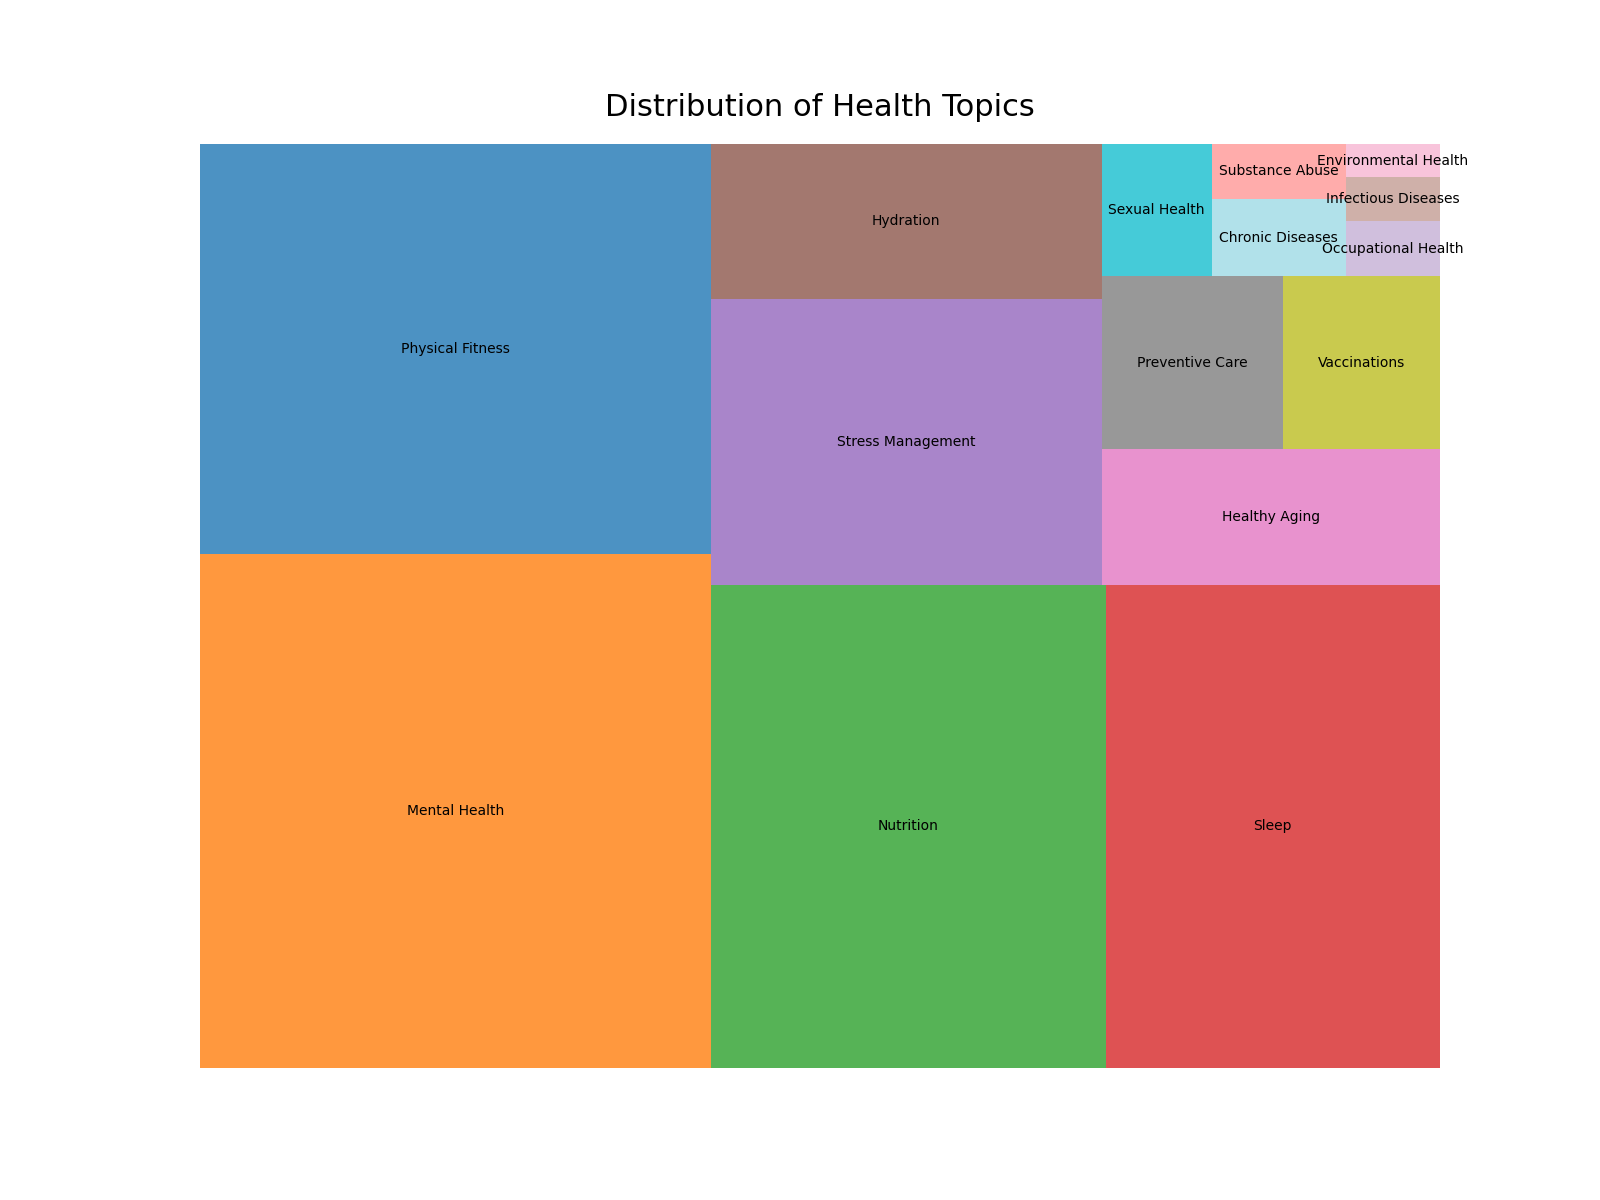

The script that drew this image:

import matplotlib.pyplot as plt
import pandas as pd
import squarify

# Define the dataset
data = {
    'Health Topic': ['Mental Health', 'Physical Fitness', 'Nutrition', 'Sleep', 'Stress Management', 
                     'Hydration', 'Healthy Aging', 'Preventive Care', 'Vaccinations', 
                     'Sexual Health', 'Chronic Diseases', 'Substance Abuse', 
                     'Occupational Health', 'Infectious Diseases', 'Environmental Health'],
    'Percentage': [25.2, 20.1, 18.3, 15.5, 10.7, 5.8, 4.4, 3.0, 2.6, 1.4, 1.0, 0.7, 0.5, 0.4, 0.3]
}

df = pd.DataFrame(data)

# Define the color scheme
colors = ['#ff7f0e', '#1f77b4', '#2ca02c', '#d62728', '#9467bd', 
          '#8c564b', '#e377c2', '#7f7f7f', '#bcbd22', '#17becf', 
          '#9edae5', '#ff9896', '#c5b0d5', '#c49c94', '#f7b6d2']

# Create the figure with specified figure size
fig = plt.figure(figsize=(16, 12))
ax = fig.add_subplot(111, aspect="auto")

# Create a treemap
squarify.plot(sizes=df['Percentage'], label=df['Health Topic'], color=colors, alpha=0.8)

# Set the title of the plot
plt.title('Distribution of Health Topics', fontsize=22, pad=20)

# Remove the axes
plt.axis('off')

# Show the plot
plt.show()
